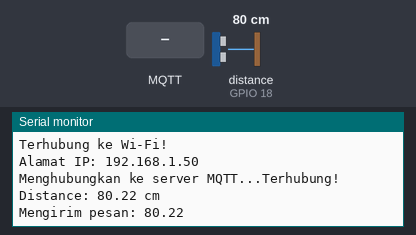
This sketch was run on a simulated ESP32. On the bench: the last lines printed to the serial monitor. Wiring (inferred from the names in the program): ultrasonic range finder: trigger GPIO 5; echo GPIO 18. Inputs (shaded band) come from the test bench; at power-on: distance to the obstacle (sensor on GPIO 18) 80 cm. The echo pulse lasts 58.3 µs per cm; WiFi joins after 1.5 s; servers stay silent unless stated; no MQTT or app messages arrive unless stated.

Above: at 3.2 s.
3.3 s: MQTT message "1" arrives on the first subscribed topic
5.5 s: MQTT message "on" arrives on the first subscribed topic
7.5 s: MQTT message "off" arrives on the first subscribed topic
9.5 s: distance to the obstacle (sensor on GPIO 18) set to 2 cm
At 10.8 s:
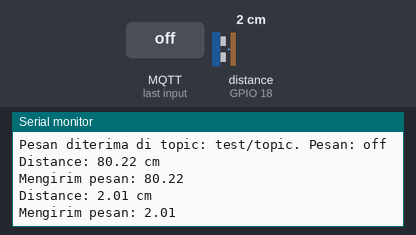
11.0 s: distance to the obstacle (sensor on GPIO 18) set to 4 cm
At 12.5 s:
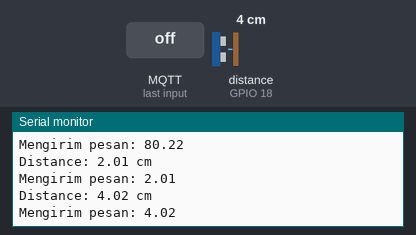
Timing chart, 0 to 13.5 s (numbered marks = the images above; inputs shaded):
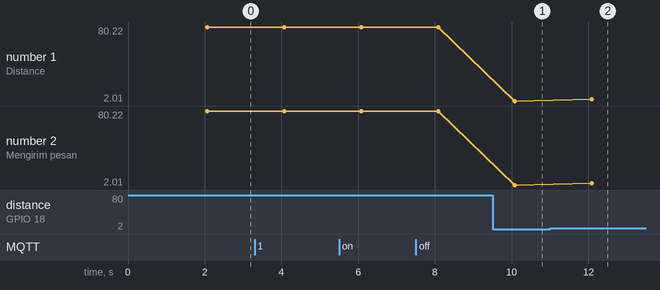

Measured:
- after the input at 9.5 s, the serial monitor: prints a new line after 0.58 s (image 1)
- after the input at 11.0 s, the serial monitor: prints a new line after 1.1 s (image 2)
- plotted number 1: 80.22 → 2.01 after the input at 9.5 s, 2.01 → 4.02 after the input at 11.0 s
- plotted number 2: 80.22 → 2.01 after the input at 9.5 s, 2.01 → 4.02 after the input at 11.0 s

The sketch:

ESP32_React-Native_Raspi4.ino
```cpp
#include <WiFi.h>
#include <PubSubClient.h>

// Wajib, masukkan ssid dan password wifi yang digunakan dan terhubung ke Raspi
const char* ssid = "ssid";
const char* password = "password";

// IP Server Raspi
const char* mqtt_server = "RASPI_SERVER_IP";

// Jika ada tambahkan
const char* mqtt_username = "username";
const char* mqtt_password = "password";

// Pin untuk sensor HC-SR04
const int trigPin = 5;
const int echoPin = 18;

WiFiClient espClient;
PubSubClient client(espClient);

// Fungsi callback yang dipanggil saat menerima pesan dari server MQTT
void callback(char* topic, byte* message, unsigned int length) {
  Serial.print("Pesan diterima di topic: ");
  Serial.print(topic);
  Serial.print(". Pesan: ");
  for (int i = 0; i < length; i++) {
    Serial.print((char)message[i]);
  }
  Serial.println();
}

// Fungsi untuk menghubungkan ke server MQTT
void connectToMQTT() {
  while (!client.connected()) {
    Serial.print("Menghubungkan ke server MQTT...");
    if (client.connect("ESP32Client", mqtt_username, mqtt_password)) {
      Serial.println("Terhubung!");
      client.subscribe("test/topic");
    } else {
      Serial.print("Gagal, rc=");
      Serial.print(client.state());
      Serial.println(" Coba lagi dalam 5 detik");
      delay(5000);
    }
  }
}

void setup() {
  Serial.begin(115200);

  // Memulai koneksi Wi-Fi
  Serial.println("Menghubungkan ke Wi-Fi...");
  WiFi.begin(ssid, password);

  // Menunggu hingga ESP32 terhubung ke Wi-Fi
  while (WiFi.status() != WL_CONNECTED) {
    delay(1000);
    Serial.println("Menghubungkan...");
  }

  // Menampilkan alamat IP setelah berhasil terhubung
  Serial.println("Terhubung ke Wi-Fi!");
  Serial.print("Alamat IP: ");
  Serial.println(WiFi.localIP());

  // Mengatur server MQTT dan callback
  client.setServer(mqtt_server, 1883);
  client.setCallback(callback);

  // Menghubungkan ke server MQTT
  connectToMQTT();

  // Inisialisasi pin sensor
  pinMode(trigPin, OUTPUT);
  pinMode(echoPin, INPUT);
}

void loop() {
  // handler ESP32
  if (!client.connected()) {
    connectToMQTT();
  }
  client.loop();

  // Program Utama HCSR 04
  digitalWrite(trigPin, LOW);
  delayMicroseconds(2);
  digitalWrite(trigPin, HIGH);
  delayMicroseconds(10);
  digitalWrite(trigPin, LOW);

  long duration = pulseIn(echoPin, HIGH);
  float distance = (duration / 2.0) * 0.0344;

  // Menampilkan hasil di serial monitor
  Serial.print("Distance: ");
  Serial.print(distance);
  Serial.println(" cm");

  // Mengirimkan data ke topik MQTT
  String message = String(distance);
  Serial.print("Mengirim pesan: ");
  Serial.println(message);
  client.publish("sensor/distance", message.c_str());

  // Delay sebelum pengukuran berikutnya
  delay(2000);
}
```
